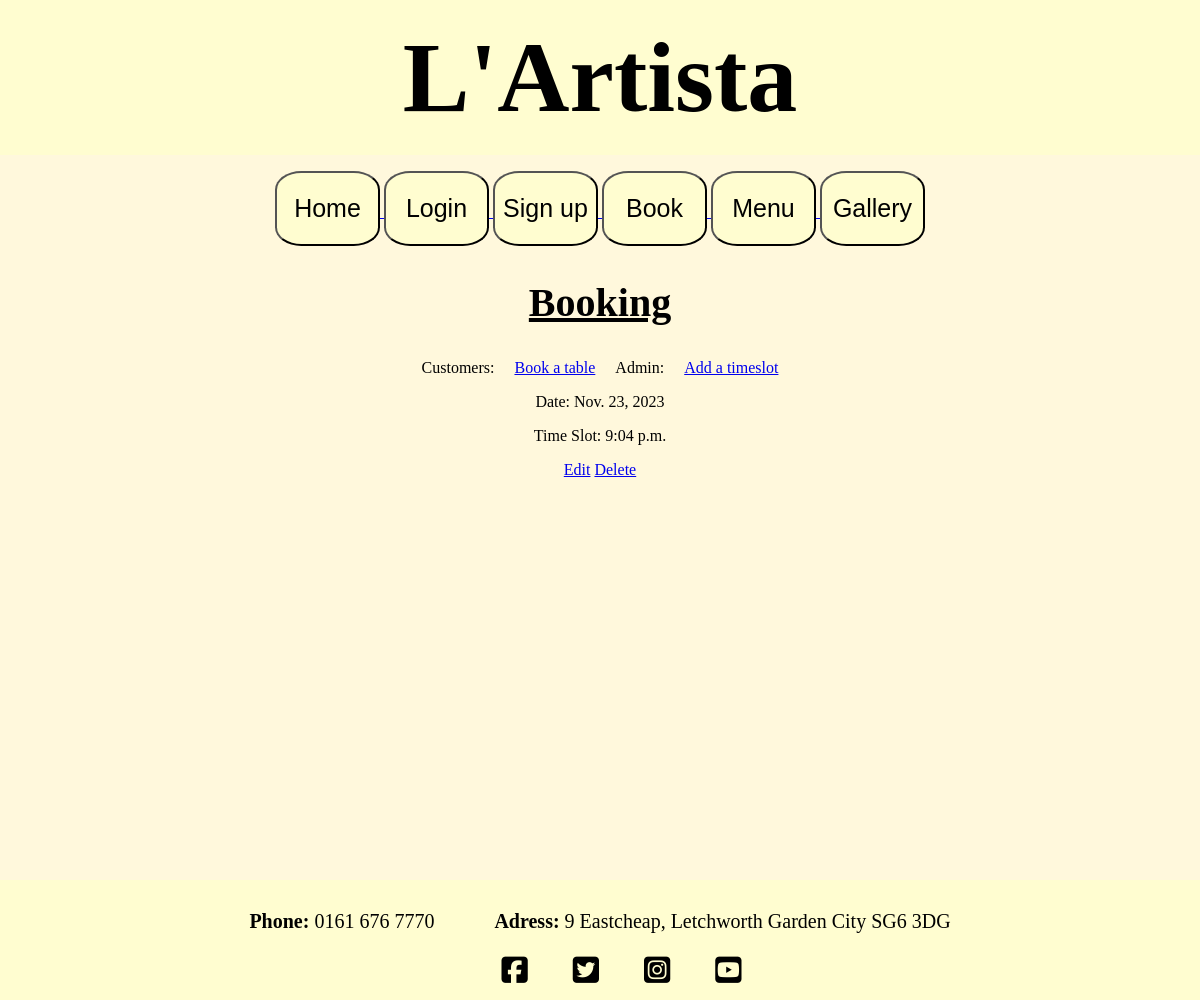
/booking/ (signed in), run on an earlier commit of the app's database.
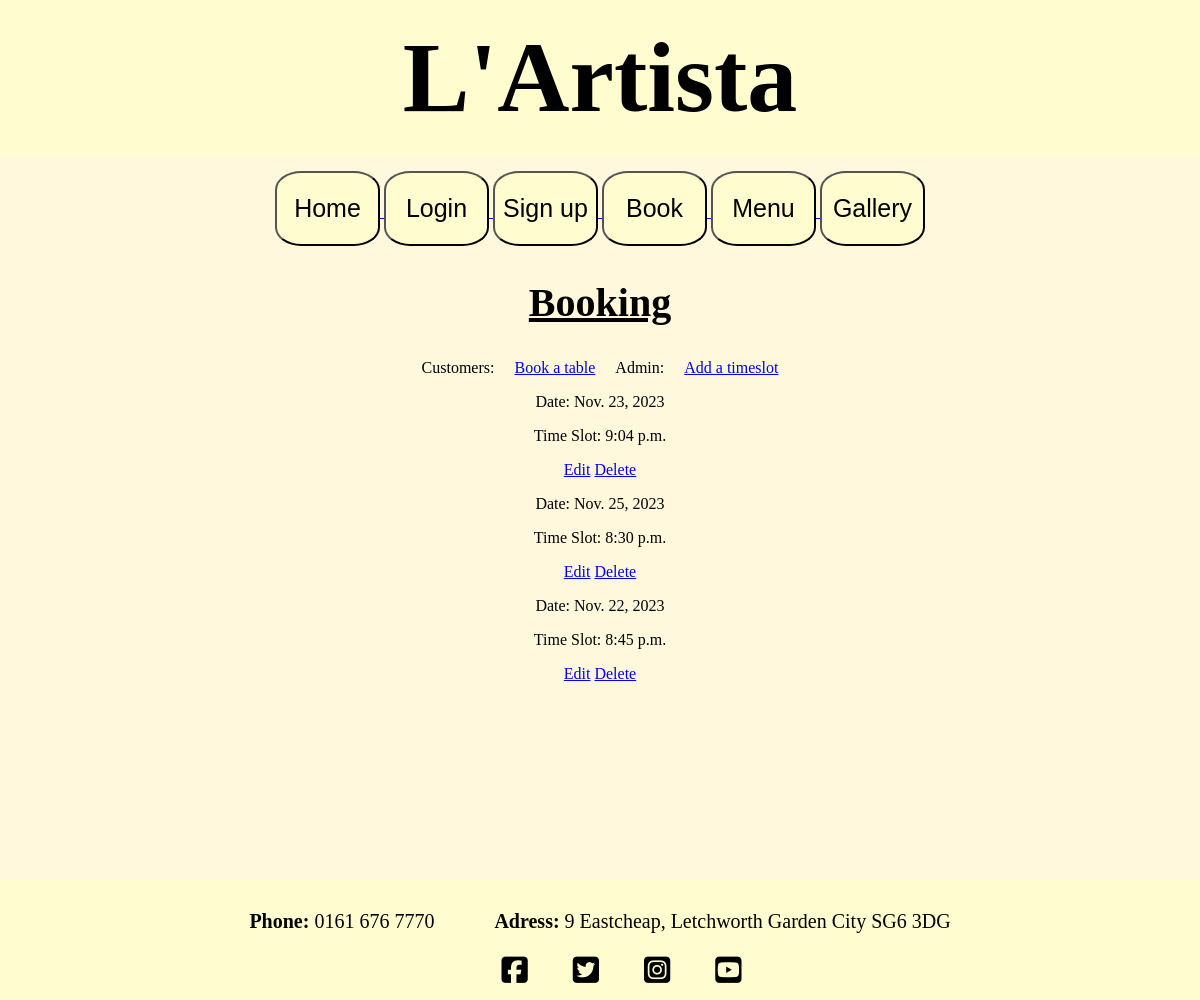
And on a later commit of the database.
### booking/models.py (models this page shows, shortened)
class Booking(models.Model):
    user = models.ForeignKey(settings.AUTH_USER_MODEL, on_delete=models.CASCADE)
    timeslot = models.OneToOneField(TimeSlot, on_delete=models.CASCADE)

class TimeSlot(models.Model):
    time = models.TimeField()
    date = models.ForeignKey(BookingDate, related_name='time_slots', on_delete=models.CASCADE, null=True, blank=True)

class BookingDate(models.Model):
    date = models.DateField(unique=True)

### booking/views.py (the view)
# urls.py: path('', views.view_all, name='booking_page'),
@login_required
def view_all(request):
    user_bookings = Booking.objects.filter(user=request.user)
    return render(request, 'booking/view_all.html', {'bookings': user_bookings})

### booking/templates/booking/view_all.html (shortened to what this page needs)
{% extends 'base.html' %}
{% block content %}
<h2>Booking</h2>
<div class="column">
    <section>Customers:</section>
    <a href="{% url 'create_booking' %}">Book a table</a>
    <section>Admin:</section>
    <a href="{% url 'add_timeslot' %}">Add a timeslot</a>
</div>
{% for booking in bookings %}
<div>
        <p>Date: {{ booking.timeslot.date.date }}</p>
        <p>Time Slot: {{ booking.timeslot.time }}</p>
        <a href="{% url 'edit_booking' booking.id %}">Edit</a>
        <a href="{% url 'delete_booking' booking.id %}"
        onclick="return confirm('Are you sure you wish to cancel your booking')">Delete</a>
</div>
{% endfor %}
{% endblock %}

What changed in the data, as far as the page shows it:
added Booking: timeslot "Nov. 25, 2023", timeslot.time "8:30 p.m."
added Booking: timeslot "Nov. 22, 2023", timeslot.time "8:45 p.m."
